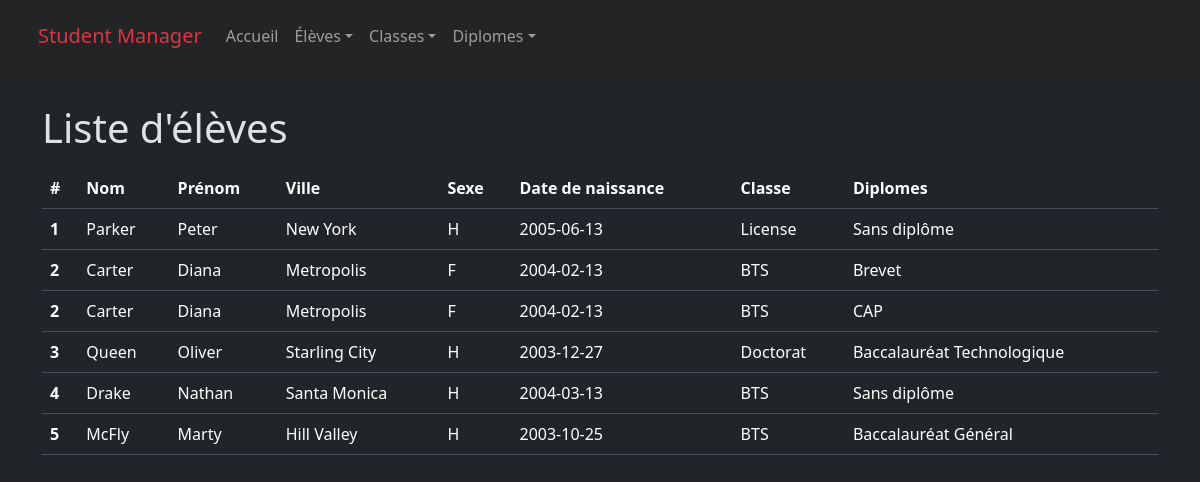
The app's page /etudiants/liste.php with its own data.
### tables this page shows
CREATE TABLE IF NOT EXISTS etudiant (
    etudiant_id int NOT NULL AUTO_INCREMENT PRIMARY KEY,
    nom varchar(150) NOT NULL,
    prenom varchar(150) NOT NULL,
    ville varchar(150) NOT NULL,
    sexe char(1) NOT NULL,
    naissance date NOT NULL,  
    email varchar(250) NULL UNIQUE,
    phone char(10) NULL UNIQUE, 
    classe_id int NOT NULL,
    CONSTRAINT FK_etudiantClasses FOREIGN KEY (classe_id) REFERENCES Classes(classe_id)
);

CREATE TABLE IF NOT EXISTS Classes (
    classe_id int NOT NULL AUTO_INCREMENT PRIMARY KEY,
    classe varchar(100) NOT NULL UNIQUE
);

CREATE TABLE IF NOT EXISTS Diplomes (
    diplome_id int NOT NULL AUTO_INCREMENT PRIMARY KEY,
    diplome varchar(100) NOT NULL UNIQUE
);

### include/functions.php (called while the page is built, shortened)
<?php
function showDiplome($mysqlClient) {
    $diplomeEtudiantStatement = $mysqlClient->prepare('SELECT e.etudiant_id, e.nom, e.prenom, e.ville, e.sexe, e.naissance, d.diplome, cl.classe
        FROM etudiant e
        JOIN Possede po ON e.etudiant_id = po.etudiant_id
        JOIN Diplomes d ON d.diplome_id = po.diplome_id
        JOIN Classes cl ON e.classe_id = cl.classe_id
        ORDER BY e.etudiant_id');
    $diplomeEtudiantStatement->execute();
    $etudiantsDi = $diplomeEtudiantStatement->fetchAll(PDO::FETCH_ASSOC);
    return $etudiantsDi;
}

### etudiants/liste.php (the view, shortened to what this page needs)
<?php
require_once(__DIR__ . "/../include/variables.php");
require_once(__DIR__ . "/../include/functions.php");
$listStudents=showDiplome($mysqlClient);
?>
<!DOCTYPE html>
<html lang="fr" data-bs-theme="dark">
<head>
    <link href="https://cdn.jsdelivr.net/npm/bootstrap@5.3.3/dist/css/bootstrap.min.css" rel="stylesheet">
</head>
<body class="d-flex flex-column min-vh-100t">
    <?php include_once($rootPath . "/CRUD/include/header.php"); ?>
    <div class="container">
        <h1 class="mt-2 mb-3">Liste d'élèves</h1>
        <table class="table">
            <thead>
                <tr>
                    <th scope="col">#</th>
                    <th scope="col">Nom</th>
                    <th scope="col">Prénom</th>
                    <th scope="col">Ville</th>
                    <th scope="col">Sexe</th>
                    <th scope="col">Date de naissance</th>
                    <th scope="col">Classe</th>
                    <th scope="col">Diplomes</th>
                </tr>
            </thead>
            <?php foreach ($listStudents as $listStudent) : ?>
                <tbody>
                    <tr>
                        <th scope="row"><?php echo $listStudent['etudiant_id'] ?></th>
                        <td><?php echo $listStudent['nom']; ?></td>
                        <td><?php echo $listStudent['prenom']; ?></td>
                        <td><?php echo $listStudent['ville']; ?></td>
                        <td><?php echo $listStudent['sexe']; ?></td>
                        <td><?php echo $listStudent['naissance']; ?></td>
                        <td><?php echo $listStudent['classe']; ?></td>
                        <td><?php echo $listStudent['diplome']; ?></td>
                    </tr>
                </tbody>
            <?php endforeach; ?>
        </table>
    </div>
</body>
</html>

### records on screen
etudiant: etudiant_id "1", nom "Parker", prenom "Peter", ville "New York", sexe "H", naissance "2005-06-13", classe.classe "License", diplomes.diplome "Sans diplôme"
etudiant: etudiant_id "2", nom "Carter", prenom "Diana", ville "Metropolis", sexe "F", naissance "2004-02-13", classe.classe "BTS", diplomes.diplome "Brevet", diplomes.diplome "CAP"
etudiant: etudiant_id "3", nom "Queen", prenom "Oliver", ville "Starling City", sexe "H", naissance "2003-12-27", classe.classe "Doctorat", diplomes.diplome "Baccalauréat Technologique"
etudiant: etudiant_id "4", nom "Drake", prenom "Nathan", ville "Santa Monica", sexe "H", naissance "2004-03-13", classe.classe "BTS", diplomes.diplome "Sans diplôme"
etudiant: etudiant_id "5", nom "McFly", prenom "Marty", ville "Hill Valley", sexe "H", naissance "2003-10-25", classe.classe "BTS", diplomes.diplome "Baccalauréat Général"
